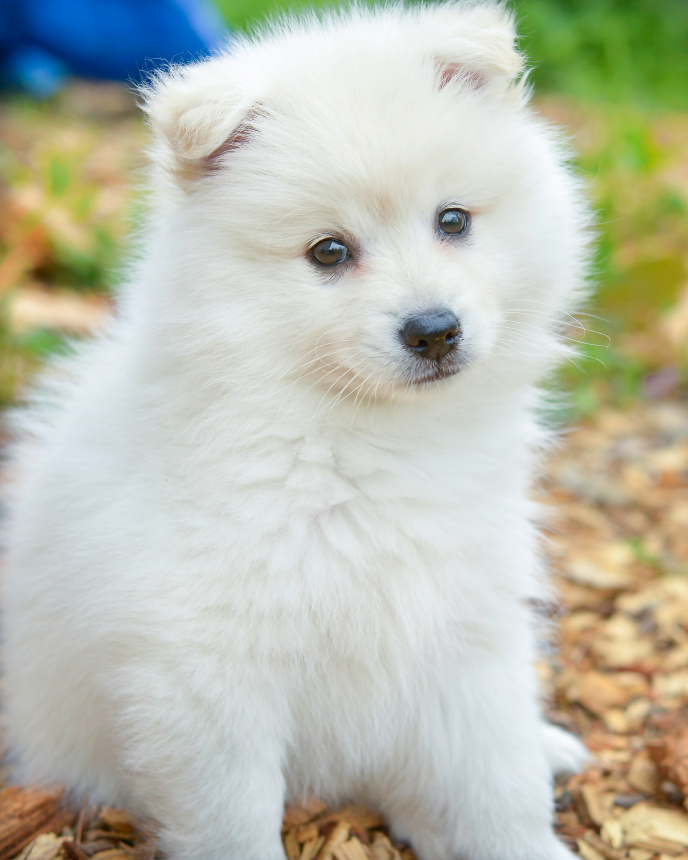
#> input picture Photos/dog1.jpg, 2752 x 3440 px (shown at 1/4 size)
$ python Masking.py
#> lines starting #> are read from the running program, lines starting #| are printed output that depends on the picture; after the words box and inside, x2 and y2 are one past the last pixel; in counts of white or black regions, pixels touching at a corner belong together
import cv2 as cv
import numpy as np

def resizeImage(img, scale=0.09):
    width = int(img.shape[1] * scale)
    height = int(img.shape[0] * scale)
    dim = (width, height)
    return cv.resize(img, dim, interpolation = cv.INTER_AREA)

img = cv.imread('Photos/dog1.jpg')
#> img is the input picture: shape (3440, 2752, 3); mean B, G, R 174.7, 189.9, 187.4
cv.imshow('Dog', resizeImage(img))
#> in resizeImage, `return cv.resize(img, dim, interpolation = cv.INTER_AREA)`:
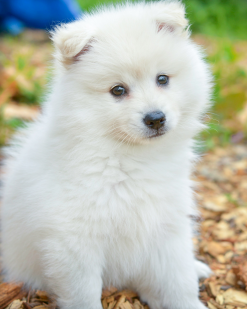
#> returned value: shape (309, 247, 3); mean of channels 0, 1, 2 174.7, 189.9, 187.4; drawn as B, G, R

blank = np.zeros(img.shape[:2], dtype='uint8')
mask = cv.circle(blank, (img.shape[1]//2, img.shape[0]//2), 100, 255, -1)
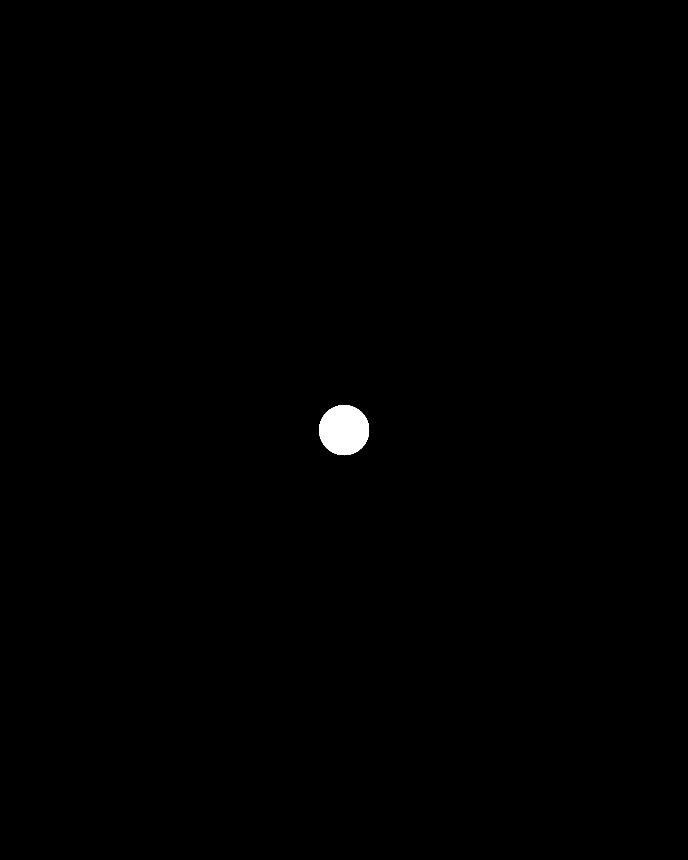
#> blank: shape (3440, 2752) (shown at 1/4 size); 0.33% white; 1 white region, box (x1, y1, x2, y2) and area: (1276, 1620, 1477, 1821) 31417
cv.imshow('Mask', resizeImage(mask))
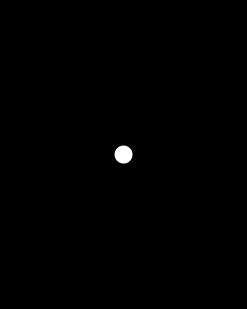
#> window 'Mask': shape (309, 247); min 0, max 255, mean 0.8

masked = cv.bitwise_and(img, img, mask=mask)
cv.imshow('Masked Image', resizeImage(masked))

cv.waitKey(0)
